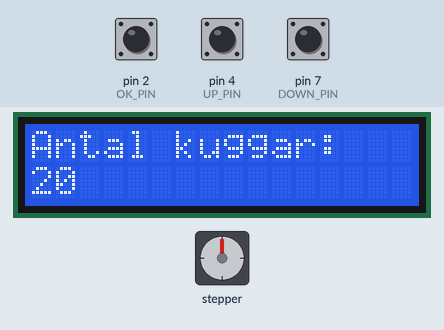
Recording of a sketch running on a simulated Arduino Uno, built with avr-gcc and run on an emulated ATmega328P. Parts: stepper motor, 16×2 character LCD. Wiring (inferred from the names in the program): stepper motor driver (200 steps per turn assumed): step pin 9; direction pin 8. Inputs (shaded band) come from the test bench; at power-on: pin 2 (OK_PIN) HIGH, pin 4 (UP_PIN) HIGH, pin 7 (DOWN_PIN) HIGH.

Above: at 1.2 s.
1.3 s: pin 2 (OK_PIN) pulled LOW for 0.15 s
At 1.8 s:
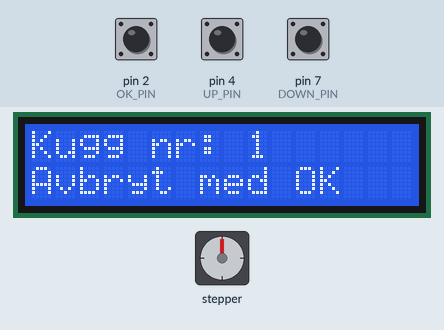
2.9 s: pin 4 (UP_PIN) pulled LOW for 1 s
At 4.5 s:
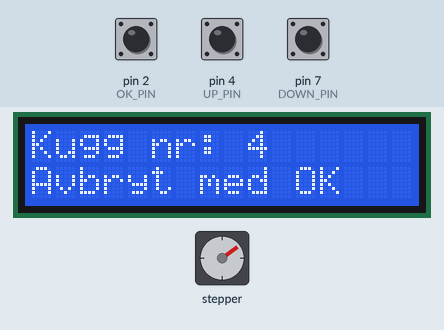
5.4 s: pin 4 (UP_PIN) pulled LOW for 0.15 s
At 6.2 s:
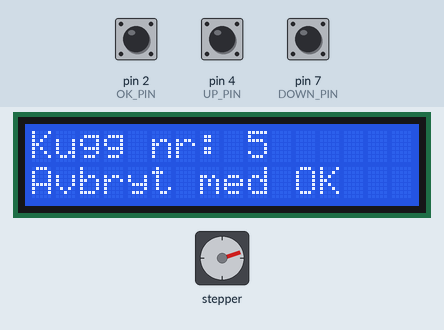
7.2 s: pin 4 (UP_PIN) pulled LOW for 0.15 s
At 8.7 s:
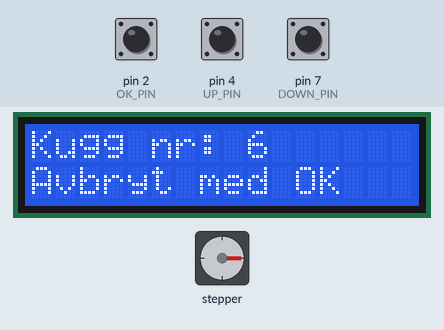
9.0 s: pin 4 (UP_PIN) pulled LOW for 3.2 s
At 13.2 s:
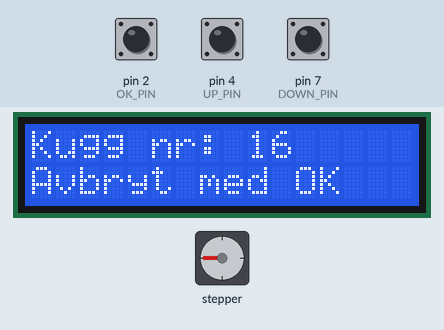
13.7 s: pin 4 (UP_PIN) pulled LOW for 0.15 s
At 14.9 s:
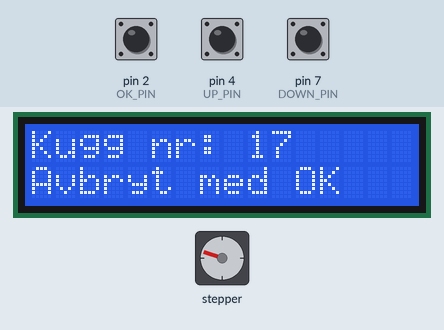
Timing chart, 0 to 16.5 s (numbered marks = the images above; inputs shaded):
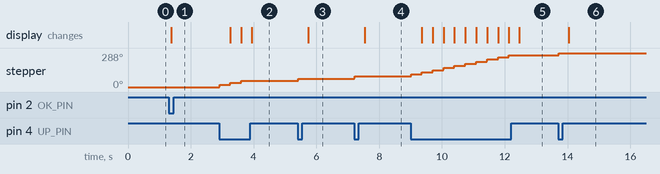

Measured:
- after the input at 1.3 s, the display: changes after 0.08 s (image 1)
- after the input at 2.9 s, stepper: turns 54° clockwise in 0.71 s, starting at once; the display: first changes after 0.36 s (image 2 shows a later state)
- after the input at 5.4 s, stepper: goes 55° 0.02 s, then 72°, starting at once; the display: changes after 0.35 s (image 3)
- after the input at 7.2 s, stepper: goes 73° 0.02 s, then 90°, starting at once; the display: changes after 0.35 s (image 4)
- after the input at 9.0 s, stepper: turns 180° clockwise in 3.1 s, starting at once; the display: first changes after 0.36 s (image 5 shows a later state)
- after the input at 13.7 s, stepper: goes 271° 0.02 s, then 288°, starting at once; the display: changes after 0.35 s (image 6)

The sketch:

GearMill-Arduino.ino
```cpp
#include <Wire.h> // Library for I2C communication
#include <LiquidCrystal_I2C.h> // Library for LCD

#define UP_PIN 4
#define DOWN_PIN 7
#define OK_PIN 2

#define STEP_PIN 9
#define DIR_PIN 8
#define MOTOR_STEPS 200

LiquidCrystal_I2C lcd = LiquidCrystal_I2C(0x27, 16, 2);
uint16_t nrOfCogs;
uint16_t motorStepsPerCog;
uint16_t rest;

void setup() {
  // Initiate the LCD:
  pinMode(OK_PIN,INPUT_PULLUP);
  pinMode(UP_PIN,INPUT_PULLUP);
  pinMode(DOWN_PIN,INPUT_PULLUP);

  pinMode(STEP_PIN,OUTPUT);
  pinMode(DIR_PIN,OUTPUT);

  nrOfCogs = 20;
  lcd.init();
  lcd.backlight();
}
void loop() {
  lcd.clear();
  startScreen();

}

void startScreen() {
  lcd.clear();
  lcd.setCursor(0, 0);
  lcd.print("Antal kuggar: ");
  lcd.setCursor(0,1);
  lcd.print(nrOfCogs);
  while(digitalRead(OK_PIN) == LOW){

  }
  while(true){
  while(digitalRead(UP_PIN) == HIGH && digitalRead(DOWN_PIN) == HIGH && digitalRead(OK_PIN) == HIGH){

  }
  if(digitalRead(DOWN_PIN) == LOW){
    if(nrOfCogs>1){
      nrOfCogs -= 1;
      lcd.setCursor(0,1);
      lcd.print(nrOfCogs);
      lcd.print("            ");
    }
    delay(250);
  }
  else if (digitalRead(UP_PIN) == LOW) {
    nrOfCogs += 1;
    lcd.setCursor(0,1);
    lcd.print(nrOfCogs);
    lcd.print("            ");
    delay(250);
  }
  else if (digitalRead(OK_PIN) == LOW) {
    delay(50);
    motorStepsPerCog = MOTOR_STEPS/nrOfCogs;
    rest = MOTOR_STEPS%nrOfCogs;
    stepFunction();
  }
  }
}

void stepFunction(){
  int8_t cogCount = 1;
  lcd.clear();
  while(true){
  lcd.setCursor(0, 0);
  lcd.print("Kugg nr: ");
  lcd.setCursor(9,0);
  lcd.print(cogCount);
    lcd.print("  ");
  lcd.setCursor(0,1);
  lcd.print("Avbryt med OK   ");
  lcd.print(cogCount);
  while(digitalRead(OK_PIN) == LOW){

  }
  while(digitalRead(UP_PIN) == HIGH && digitalRead(DOWN_PIN) == HIGH && digitalRead(OK_PIN) == HIGH){

  }
  if(digitalRead(DOWN_PIN) == LOW){
    cogCount-=1;
    if(cogCount <= 0){
      cogCount = 1;
    }
    else{
      digitalWrite(DIR_PIN, LOW);
      stepMotor(motorStepsPerCog, rest);
      delay(300);
    }
  }
  else if (digitalRead(UP_PIN) == LOW){
    cogCount+=1;
    if(cogCount > nrOfCogs){
      rest = MOTOR_STEPS%nrOfCogs;
      cogCount = 1;
    }
    digitalWrite(DIR_PIN, HIGH);
    stepMotor(motorStepsPerCog, rest);
    delay(300);
  }
  else if (digitalRead(OK_PIN) == LOW){
    delay(50);
    startScreen();
  }
  }
}

void stepMotor(uint16_t steps, uint16_t &rest){
  for(int x = 0; x < steps; x++){
    digitalWrite(STEP_PIN,HIGH);
    delayMicroseconds(800);
    digitalWrite(STEP_PIN,LOW);
    delayMicroseconds(800);
  }
  if(rest > 0){
    digitalWrite(STEP_PIN,HIGH);
    delayMicroseconds(800);
    digitalWrite(STEP_PIN,LOW);
    delayMicroseconds(800);
    rest --;
  }
}
```
